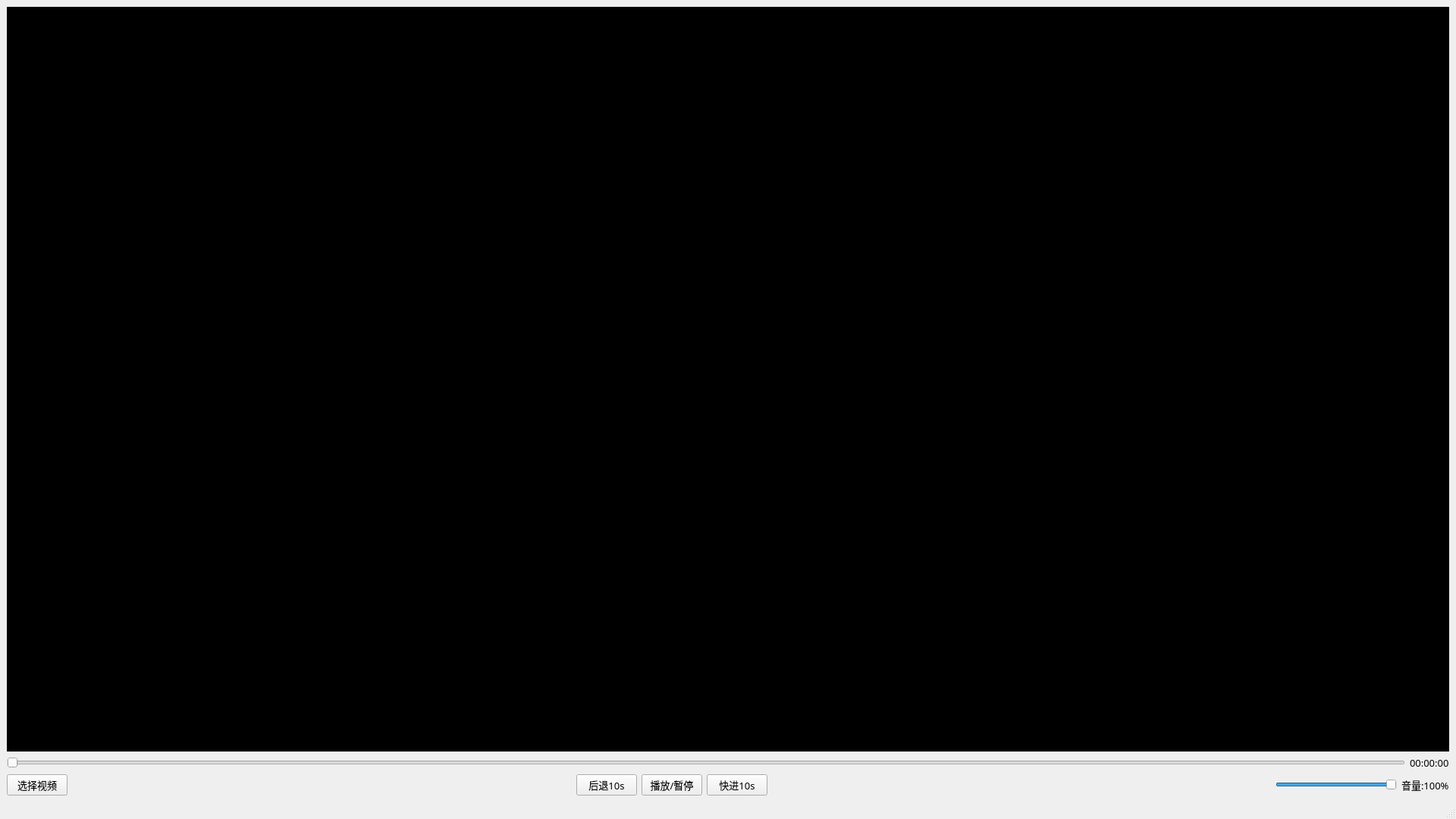
<?xml version="1.0" encoding="UTF-8"?>
<ui version="4.0">
 <class>MainWindow</class>
 <widget class="QMainWindow" name="MainWindow">
  <property name="geometry">
   <rect>
    <x>0</x>
    <y>0</y>
    <width>1920</width>
    <height>1080</height>
   </rect>
  </property>
  <property name="minimumSize">
   <size>
    <width>800</width>
    <height>600</height>
   </size>
  </property>
  <property name="windowTitle">
   <string>MainWindow</string>
  </property>
  <widget class="QWidget" name="centralwidget">
   <layout class="QVBoxLayout" name="verticalLayout">
    <item>
     <widget class="myVideoWidget" name="wgt_video" native="true">
      <property name="sizePolicy">
       <sizepolicy hsizetype="Expanding" vsizetype="Expanding">
        <horstretch>0</horstretch>
        <verstretch>0</verstretch>
       </sizepolicy>
      </property>
      <property name="palette">
       <palette>
        <active>
         <colorrole role="Base">
          <brush brushstyle="SolidPattern">
           <color alpha="255">
            <red>255</red>
            <green>255</green>
            <blue>255</blue>
           </color>
          </brush>
         </colorrole>
         <colorrole role="Window">
          <brush brushstyle="SolidPattern">
           <color alpha="255">
            <red>0</red>
            <green>0</green>
            <blue>0</blue>
           </color>
          </brush>
         </colorrole>
        </active>
        <inactive>
         <colorrole role="Base">
          <brush brushstyle="SolidPattern">
           <color alpha="255">
            <red>255</red>
            <green>255</green>
            <blue>255</blue>
           </color>
          </brush>
         </colorrole>
         <colorrole role="Window">
          <brush brushstyle="SolidPattern">
           <color alpha="255">
            <red>0</red>
            <green>0</green>
            <blue>0</blue>
           </color>
          </brush>
         </colorrole>
        </inactive>
        <disabled>
         <colorrole role="Base">
          <brush brushstyle="SolidPattern">
           <color alpha="255">
            <red>0</red>
            <green>0</green>
            <blue>0</blue>
           </color>
          </brush>
         </colorrole>
         <colorrole role="Window">
          <brush brushstyle="SolidPattern">
           <color alpha="255">
            <red>0</red>
            <green>0</green>
            <blue>0</blue>
           </color>
          </brush>
         </colorrole>
        </disabled>
       </palette>
      </property>
      <property name="autoFillBackground">
       <bool>true</bool>
      </property>
     </widget>
    </item>
    <item>
     <layout class="QHBoxLayout" name="horizontalLayout_2">
      <item>
       <widget class="myVideoSlider" name="sld_video">
        <property name="minimumSize">
         <size>
          <width>410</width>
          <height>0</height>
         </size>
        </property>
        <property name="maximumSize">
         <size>
          <width>16777215</width>
          <height>20</height>
         </size>
        </property>
        <property name="maximum">
         <number>100</number>
        </property>
        <property name="orientation">
         <enum>Qt::Horizontal</enum>
        </property>
       </widget>
      </item>
      <item>
       <widget class="QLabel" name="lab_video">
        <property name="maximumSize">
         <size>
          <width>16777215</width>
          <height>50</height>
         </size>
        </property>
        <property name="font">
         <font>
          <family>黑体</family>
          <pointsize>10</pointsize>
         </font>
        </property>
        <property name="text">
         <string>00:00:00</string>
        </property>
       </widget>
      </item>
     </layout>
    </item>
    <item>
     <layout class="QHBoxLayout" name="horizontalLayout">
      <item>
       <widget class="QPushButton" name="btn_open">
        <property name="maximumSize">
         <size>
          <width>120</width>
          <height>30</height>
         </size>
        </property>
        <property name="font">
         <font>
          <family>黑体</family>
          <pointsize>10</pointsize>
         </font>
        </property>
        <property name="text">
         <string>选择视频</string>
        </property>
       </widget>
      </item>
      <item>
       <spacer name="horizontalSpacer_2">
        <property name="orientation">
         <enum>Qt::Horizontal</enum>
        </property>
        <property name="sizeHint" stdset="0">
         <size>
          <width>40</width>
          <height>20</height>
         </size>
        </property>
       </spacer>
      </item>
      <item>
       <widget class="QPushButton" name="btn_back">
        <property name="maximumSize">
         <size>
          <width>120</width>
          <height>30</height>
         </size>
        </property>
        <property name="font">
         <font>
          <family>黑体</family>
          <pointsize>10</pointsize>
         </font>
        </property>
        <property name="text">
         <string>后退10s</string>
        </property>
       </widget>
      </item>
      <item>
       <widget class="QPushButton" name="btn_stop">
        <property name="maximumSize">
         <size>
          <width>120</width>
          <height>30</height>
         </size>
        </property>
        <property name="font">
         <font>
          <family>黑体</family>
          <pointsize>10</pointsize>
         </font>
        </property>
        <property name="text">
         <string>播放/暂停</string>
        </property>
       </widget>
      </item>
      <item>
       <widget class="QPushButton" name="btn_go">
        <property name="maximumSize">
         <size>
          <width>120</width>
          <height>30</height>
         </size>
        </property>
        <property name="font">
         <font>
          <family>黑体</family>
          <pointsize>10</pointsize>
         </font>
        </property>
        <property name="text">
         <string>快进10s</string>
        </property>
       </widget>
      </item>
      <item>
       <spacer name="horizontalSpacer">
        <property name="orientation">
         <enum>Qt::Horizontal</enum>
        </property>
        <property name="sizeHint" stdset="0">
         <size>
          <width>40</width>
          <height>20</height>
         </size>
        </property>
       </spacer>
      </item>
      <item>
       <widget class="QSlider" name="sld_audio">
        <property name="minimumSize">
         <size>
          <width>100</width>
          <height>0</height>
         </size>
        </property>
        <property name="maximumSize">
         <size>
          <width>160</width>
          <height>30</height>
         </size>
        </property>
        <property name="value">
         <number>99</number>
        </property>
        <property name="orientation">
         <enum>Qt::Horizontal</enum>
        </property>
       </widget>
      </item>
      <item>
       <widget class="QLabel" name="lab_audio">
        <property name="font">
         <font>
          <family>黑体</family>
          <pointsize>10</pointsize>
         </font>
        </property>
        <property name="text">
         <string>音量:100%</string>
        </property>
       </widget>
      </item>
     </layout>
    </item>
   </layout>
  </widget>
  <widget class="QMenuBar" name="menubar">
   <property name="geometry">
    <rect>
     <x>0</x>
     <y>0</y>
     <width>1920</width>
     <height>26</height>
    </rect>
   </property>
  </widget>
  <widget class="QStatusBar" name="statusbar"/>
 </widget>
 <customwidgets>
  <customwidget>
   <class>myVideoWidget</class>
   <extends>QWidget</extends>
   <header>myVideoWidget.h</header>
   <container>1</container>
  </customwidget>
  <customwidget>
   <class>myVideoSlider</class>
   <extends>QSlider</extends>
   <header>myvideoslider.h</header>
  </customwidget>
 </customwidgets>
 <resources/>
 <connections/>
</ui>
